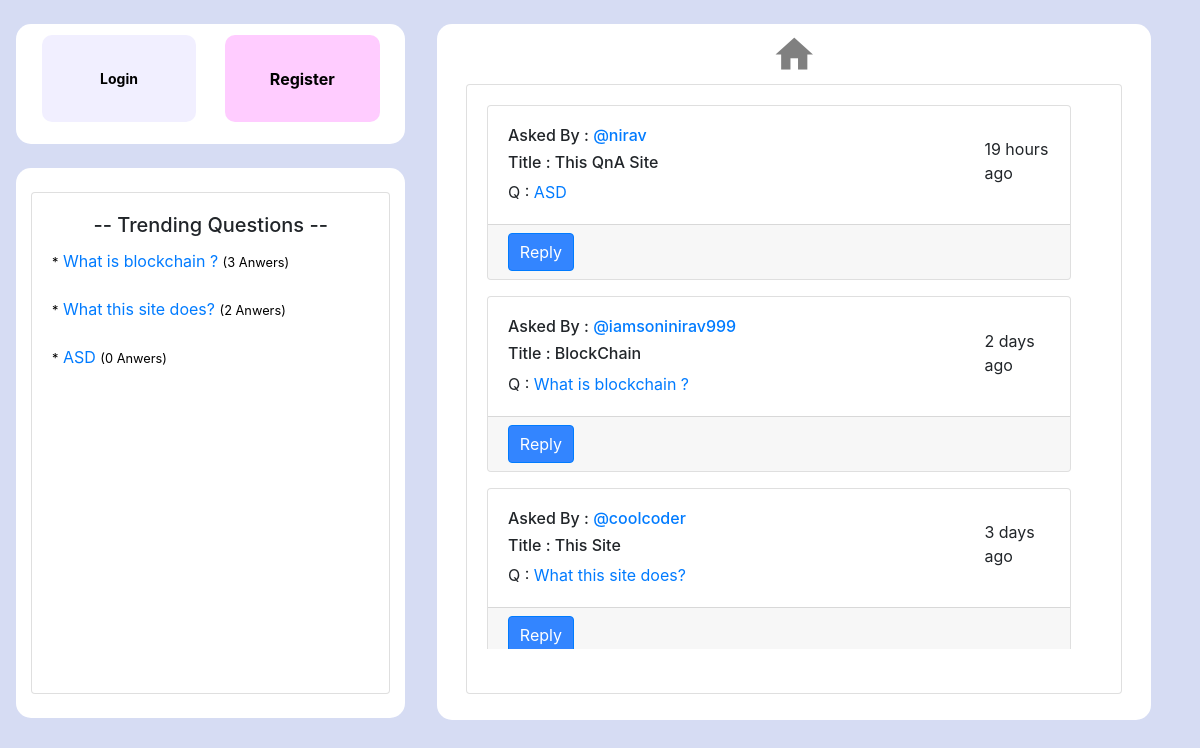
The app's page /, older data.
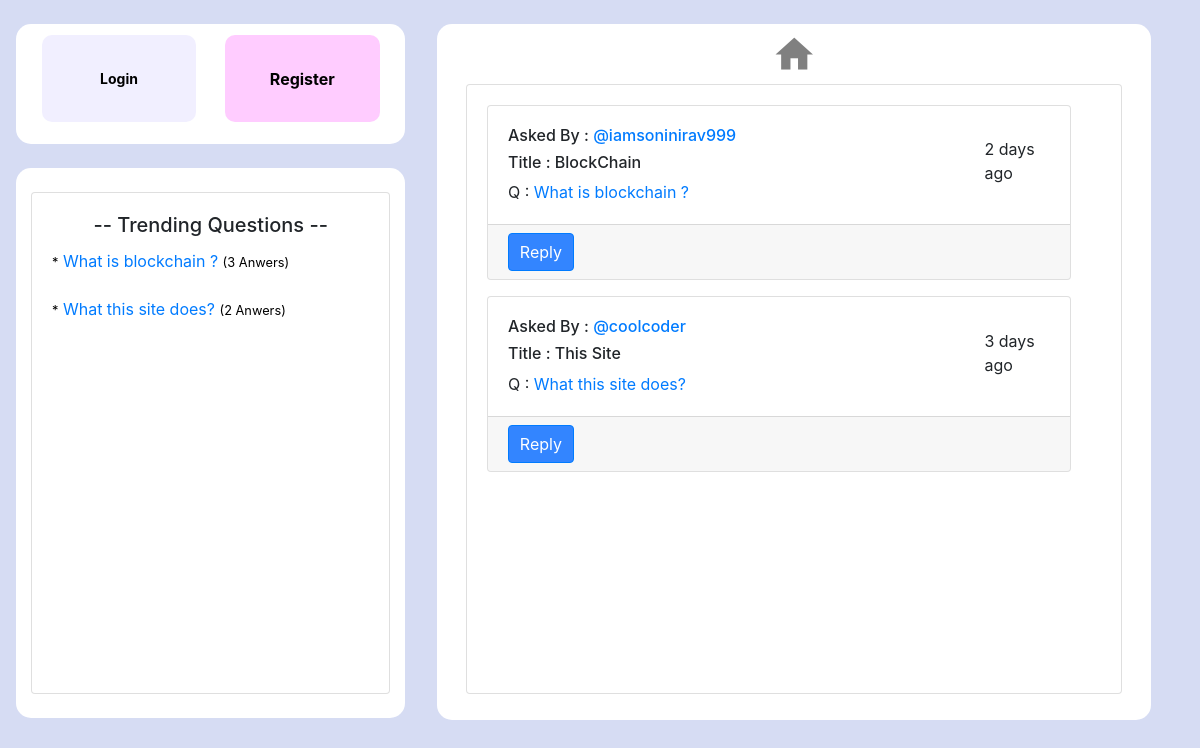
The same page, newer data.
### Question_App/models.py (models this page shows, shortened)
class Question(models.Model):
    user=models.ForeignKey(User,on_delete=models.CASCADE)  #user who is logged in
    title=models.CharField(max_length=200) # title of qestion
    question=models.TextField() #question
    created_time= models.DateTimeField(auto_now=True) #question creation time
    answer_count=models.IntegerField(default=0) #total reply or answer count
    qustion_upvote=models.IntegerField(default=0) #question upvote
    question_downvote=models.IntegerField(default=0) #question q
    def times_ago(self):
        diff = timezone.now() - self.created_time
        return times_ago_helper(diff)

### Question_App/views.py (the view)
# urls.py: path('',views.index,name='home'),
def index(request):
    context={
        'q_list':Question.objects.all().order_by('-created_time'),
        'A_list':Answer.objects.all(),
    }
    return render(request,'ui/index.html',context)

### Question_App/models.py (called while the page is built)
def times_ago_helper(diff):
    if diff.days > 0:
        return f'{diff.days} days ago'
    if diff.seconds < 60:
        return f'{diff.seconds} seconds ago'
    if diff.seconds < 3600:
        return f'{diff.seconds // 60} minutes ago'
    return f'{diff.seconds // 3600} hours ago'

### Question_App/templates/ui/index.html (shortened to what this page needs)
{% extends "ui/base.html" %}
{% block content %}
{% for i in q_list %}
  <div class="card mt-3" style="width:95%;">
  <div class="card-body">
    <div class="row">
      <div class="col-sm-10"><h6 class="">Asked By : <a href="#" style="text-decoration:none;">@{{ i.user }}</a> </h6>
        <h6>Title : {{ i.title }}</h6>
        <p class="card-text">Q : <a href="{% url 'question-detail' i.pk %}">{{ i.question }}</a></p>
      </div>
      <div class="col-sm-2" style="margin-top:2%;">{{ i.times_ago }}</div>
    </div>
  </div>
  <div class="card-footer text-muted pb-2 pt-2">
    <a href="{% url 'question-detail' i.pk %}"><button type="button" name="button" class="btn btn-primary btn-xs"style="background-color:#3385ff; padding-left:2%; padding-right:2%;">Reply</button></a>
  </div>
</div>
{% endfor %}
{% endblock %}

### Question_App/templates/ui/base.html (shortened to what this page needs)
<!DOCTYPE html>
{% load static %}
<html lang="en">
<head>
  <link rel="stylesheet" href="https://maxcdn.bootstrapcdn.com/bootstrap/4.5.0/css/bootstrap.min.css">
</head>
<body style="background-color:#1030bb2b;" >
  <div class="row ml-3 mr-3 mt-4 mb-2">
      <div class="col-sm-4">
{% if user.is_authenticated %}
        <div class="row" style="height:200px;border-style:none!important;">
          <div class="col-sm-12 bg-white" style="border-radius:15px; ">
            <a href="{% url 'my-question' %}"><button type="submit" class="buttonx btn-sm" style="height:37%; margin-top:4%; font-size:18px; font-weight:600;">My Questions</button></a>
            <a href="{% url 'my-answer' %}"><button type="submit" class="buttonx btn-sm" style="float:right; background-color:#ffccff; height:37%; margin-top:4%; font-size:18px;font-weight:600;">My Answers</button></a>
            <a href="{% url 'question-create' %}"><button type="submit" class="buttonx btn-sm" style="height:37%; margin-top:1%; margin-bottom:3%; font-size:18px; font-weight:600; background-color: #ccffe6;">Ask Question</button></a>
            <a href="{% url 'logout' %}"><button type="submit" class="buttonx btn-sm" style="float:right; background-color: #ffb3b3; height:37%; margin-top:1%; margin-bottom:3%; font-size:18px; font-weight:600;">Logout</button></a>
          </div>
        </div>
{% else %}
        <div class="row" style="height:120px;border-style:none!important;">
          <div class="col-sm-12 bg-white" style="border-radius:15px; ">
            <a href="{% url 'login' %}"><button class="buttonx btn-sm"><strong>Login</strong></button></a>
            <a href="{% url 'register' %}"><button class="buttonx" style="float:right; background-color:#ffccff;"><strong>Register</strong></button></a>
          </div>
        </div>
{% endif %}
        <br>
        {% if user.is_authenticated %}
                <div class="row" style="height:470px;border-style:none!important;">
                  <div class="col-sm-12 bg-white" style="border-radius:15px; ">
                    <br>
                    <div class="card" >
                      <div class="card-body">
                        <h5 class="card-title"style="text-align:center;"> -- Trending Questions --</h5>
                        <div style="overflow-y:auto;height:320px;">
        {% else %}
                <div class="row" style="height:550px;border-style:none!important;">
                  <div class="col-sm-12 bg-white" style="border-radius:15px; ">
                    <br>
                    <div class="card" >
                      <div class="card-body">
                        <h5 class="card-title"style="text-align:center;"> -- Trending Questions --</h5>
                        <div style="overflow-y:auto; height:400px;">
        {% endif %}
                          {% for t in trending_question %}
                            <a href="{% url 'question-detail' t.0 %}" style="text-decoration:none;"><p class="card-text"><small style="color:black;">*</small> {{ t.1 }} <small style="color:black;">({{ t.2 }} Anwers)</small> </p></a><br>
                          {% endfor %}
                        </div>
                        <br>
                      </div>
                    </div>
                  </div>
                </div>
        <br>
      </div>
      <div class="col-sm-8" style="">
        <div class="row">
          <div class="p-3" ></div>
          <div class="col-sm-11 bg-white" style="height:696px; border-radius:15px; ">
            <div class="row pt-2">
                <span class="material-icons" style="font-size:45px;margin:0 auto;"><a href="{% url 'home' %}" style="  text-decoration:none; color:grey;">home</a></span>
          </div>
            <div class="card pb-4"style="margin:1% 2%;">
              <div class="card-body pt-1">
                <div style="overflow-y:auto;height:560px;">
{% block content %}
{% endblock %}
                </div>
              </div>
            </div>
          </div>
        </div>
      </div>
  </div>
</body>
</html>

Row changes from the older to the newer data that the page shows:
removed Question: question "ASD", t "0", user "nirav", title "This QnA Site", times_ago "19 hours ago"
